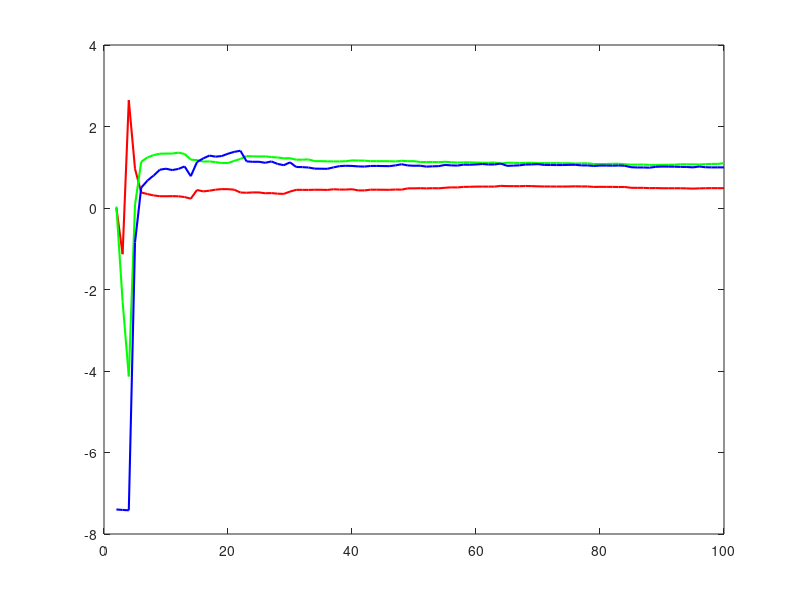

Write the MATLAB code that produced this figure. (Note: this script raises an error after producing the figure.)
% Parameters
N = 100; % Number of samples
sigma2 = 0.5; % Variance of noise e(t)

% True parameters (for simulation)
true_a = 0.5; 
true_b = 1.2;
true_c = 0.8;

% Generate input u(t) and noise e(t)
u = randn(N, 1); % Random input signal
e = sqrt(sigma2) * randn(N, 1); % White Gaussian noise with N(0, sigma2)

% Initialize system output y(t)
y = zeros(N, 1);

% Simulate the system: y(t) + a*y(t-1) = b*u(t-1) + e(t) + c*e(t-1)
for t = 2:N
    y(t) = -true_a * y(t-1) + true_b * u(t-1) + true_c * e(t-1) + e(t);
end

% Extended Least Squares (ELS) initialization
theta_hat = zeros(3, 1); % Initial parameter estimates [a, b, c]
P = 1e6 * eye(3); % Initial covariance matrix
theta_history = zeros(3, N); % To store parameter estimates over time

% ELS algorithm loop
for t = 2:N
    % Form the regression vector
    phi = [-y(t-1); u(t-1); e(t-1)];
    
    % Predict y(t) using current estimates
    y_pred = phi' * theta_hat;
    
    % Compute prediction error
    epsilon = y(t) - y_pred;
    
    % Update Kalman gain
    K = P * phi / (phi' * P * phi + sigma2);
    
    % Update parameter estimates
    theta_hat = theta_hat + K * epsilon;
    
    % Update covariance matrix
    P = P - K * phi' * P;
    
    % Store parameter estimates
    theta_history(:, t) = theta_hat;
end

% Plot the results
figure;
plot(2:N, theta_history(1, 2:N), 'r', 'LineWidth', 1.5); hold on;
plot(2:N, theta_history(2, 2:N), 'g', 'LineWidth', 1.5);
plot(2:N, theta_history(3, 2:N), 'b', 'LineWidth', 1.5);
yline(true_a, '--r', 'True a');
yline(true_b, '--g', 'True b');
yline(true_c, '--b', 'True c');
xlabel('Time step');
ylabel('Parameter estimate');
legend('a estimate', 'b estimate', 'c estimate', 'Location', 'Best');
title('Parameter Estimation using Extended Least Squares (ELS)');
grid on;
